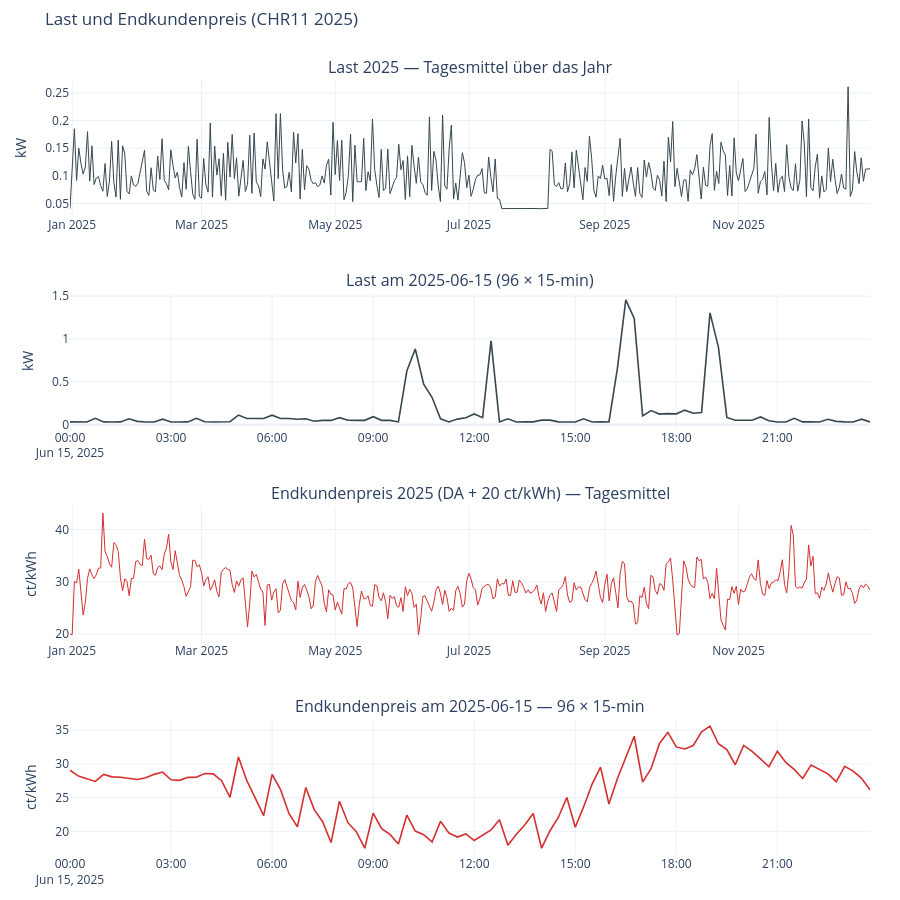

Notebook cell for this chart:
### Code cell
# Schritt 1b: Last + Endkundenpreis visualisieren (Jahr + Beispieltag, 4× untereinander)
TAG = "2025-06-15"

# Endkundenpreis = DA-Preis + Retail-Aufschlag (was der Haushalt tatsächlich zahlt)
df_price_ct  = (df["price"] + RETAIL_EUR_KWH) * 100             # ct/kWh, 15-min
kosten_t     = (df["price"] + RETAIL_EUR_KWH) * df["load"] * 0.25  # € pro Slot

# Aggregate Jahr → Tageswerte (Mittel)
load_daily_kw     = df["load"].resample("1D").mean()
price_daily_ctkwh = df_price_ct.resample("1D").mean()

# Beispieltag
tag_df       = df.loc[TAG]
tag_price_ct = df_price_ct.loc[TAG]

# Layout: 4 Zeilen untereinander
fig = make_subplots(
    rows=4, cols=1,
    shared_xaxes=False,
    vertical_spacing=0.10,
    subplot_titles=(
        "Last 2025 — Tagesmittel über das Jahr",
        f"Last am {TAG} (96 × 15-min)",
        f"Endkundenpreis 2025 (DA + {RETAIL_EUR_KWH*100:.0f} ct/kWh) — Tagesmittel",
        f"Endkundenpreis am {TAG} — 96 × 15-min",
    ),
)

LAST_COLOR  = "#37474F"
PRICE_COLOR = "#D32F2F"

# Zeile 1 — Last Jahr
fig.add_scatter(x=load_daily_kw.index, y=load_daily_kw.values, mode="lines",
                line=dict(color=LAST_COLOR, width=1),
                showlegend=False, row=1, col=1)
fig.update_yaxes(title_text="kW", row=1, col=1)

# Zeile 2 — Last Beispieltag
fig.add_scatter(x=tag_df.index, y=tag_df["load"].values, mode="lines",
                line=dict(color=LAST_COLOR, width=1.6),
                showlegend=False, row=2, col=1)
fig.update_yaxes(title_text="kW", row=2, col=1)

# Zeile 3 — Endkundenpreis Jahr
fig.add_scatter(x=price_daily_ctkwh.index, y=price_daily_ctkwh.values, mode="lines",
                line=dict(color=PRICE_COLOR, width=1),
                showlegend=False, row=3, col=1)
fig.update_yaxes(title_text="ct/kWh", row=3, col=1)

# Zeile 4 — Endkundenpreis Beispieltag
fig.add_scatter(x=tag_price_ct.index, y=tag_price_ct.values, mode="lines",
                line=dict(color=PRICE_COLOR, width=1.6),
                showlegend=False, row=4, col=1)
fig.update_yaxes(title_text="ct/kWh", row=4, col=1)

fig.update_layout(
    template="plotly_white",
    height=900, margin=dict(t=80, b=40, l=70, r=30),
    title_text="Last und Endkundenpreis (CHR11 2025)",
    title_y=0.985,
)
fig.show()

print(f"Jahressumme Last:                    {(df['load']*0.25).sum():.0f} kWh")
print(f"Jahressumme Stromkosten:             {kosten_t.sum():.0f} €")
print(f"Durchschnitts-Endkundenpreis Jahr:   "
      f"{kosten_t.sum()/(df['load']*0.25).sum()*100:.1f} ct/kWh")
print(f"Endkundenpreis-Spannweite Jahr:      "
      f"{df_price_ct.min():.1f} – {df_price_ct.max():.1f} ct/kWh")
print(f"Endkundenpreis-Spannweite Beispieltag: "
      f"{tag_price_ct.min():.1f} – {tag_price_ct.max():.1f} ct/kWh")
